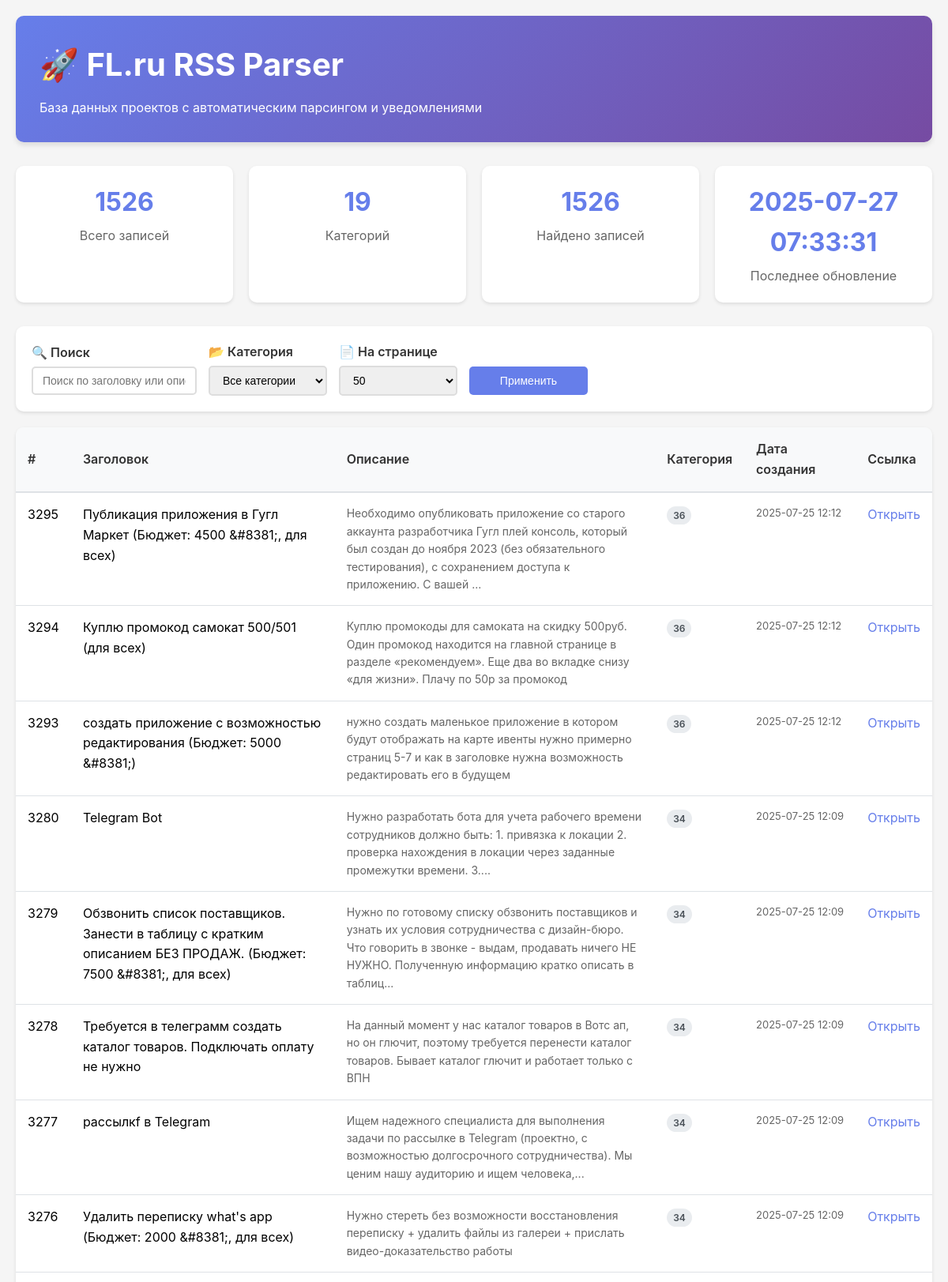
/?page=3&category=all&search=&per_page=50 (upper part), run on the app's committed database.
### tables this page shows
CREATE TABLE rss_items (
                    id INTEGER PRIMARY KEY AUTOINCREMENT,
                    title TEXT NOT NULL,
                    description TEXT,
                    link TEXT UNIQUE NOT NULL,
                    pub_date TEXT,
                    category INTEGER,
                    created_at TIMESTAMP DEFAULT CURRENT_TIMESTAMP,
                    updated_at TIMESTAMP DEFAULT CURRENT_TIMESTAMP
                );

### viewdatabase.py (the view)
@app.route('/')
def index():
    page = int(request.args.get('page', 1))
    per_page = int(request.args.get('per_page', 50))
    category = request.args.get('category', 'all')
    search = request.args.get('search', '')
    items = web_interface.get_items(page, per_page, category, search)
    total_count = web_interface.get_total_count(category, search)
    categories = web_interface.get_categories()
    statistics = web_interface.get_statistics()
    total_pages = (total_count + per_page - 1) // per_page
    return render_template('index.html',
                         items=items,
                         page=page,
                         per_page=per_page,
                         total_pages=total_pages,
                         total_count=total_count,
                         category=category,
                         search=search,
                         categories=categories,
                         statistics=statistics)

### viewdatabase.py (called while the page is built)
    def get_total_count(self, category=None, search=None):
        query = "SELECT COUNT(*) FROM rss_items WHERE 1=1"
        params = []
        if category and category != 'all':
            query += " AND category = ?"
            params.append(category)
        if search:
            query += " AND (title LIKE ? OR description LIKE ?)"
            params.append(f"%{search}%")
            params.append(f"%{search}%")
        try:
            conn = sqlite3.connect(self.db.db_path)
            cursor = conn.cursor()
            cursor.execute(query, params)
            count = cursor.fetchone()[0]
            conn.close()
            return count
        except Exception as e:
            print(f"Ошибка при подсчете записей: {e}")
            return 0

    def get_categories(self):
        try:
            conn = sqlite3.connect(self.db.db_path)
            cursor = conn.cursor()
            cursor.execute("SELECT DISTINCT category FROM rss_items ORDER BY category")
            categories = [row[0] for row in cursor.fetchall()]
            conn.close()
            return categories
        except Exception as e:
            print(f"Ошибка при получении категорий: {e}")
            return []

### templates/index.html (shortened to what this page needs)
<!DOCTYPE html>
<html lang="ru">
<head>
</head>
<body>
    <div class="container">
        <div class="header">
            <h1>🚀 FL.ru RSS Parser</h1>
            <p>База данных проектов с автоматическим парсингом и уведомлениями</p>
        </div>
        <div class="stats-grid">
            <div class="stat-card">
                <div class="stat-number">{{ statistics.total_items or 0 }}</div>
                <div class="stat-label">Всего записей</div>
            </div>
            <div class="stat-card">
                <div class="stat-number">{{ categories|length }}</div>
                <div class="stat-label">Категорий</div>
            </div>
            <div class="stat-card">
                <div class="stat-number">{{ total_count }}</div>
                <div class="stat-label">Найдено записей</div>
            </div>
            <div class="stat-card">
                <div class="stat-number">{{ statistics.last_update or 'Никогда' }}</div>
                <div class="stat-label">Последнее обновление</div>
            </div>
        </div>
        <div class="filters">
            <form method="GET" class="filters-row">
                <div class="filter-group">
                    <label for="search">🔍 Поиск</label>
                    <input type="text" id="search" name="search" value="{{ search }}"
                           placeholder="Поиск по заголовку или описанию...">
                </div>
                <div class="filter-group">
                    <label for="category">📂 Категория</label>
                    <select id="category" name="category">
                        <option value="all" {% if category == 'all' %}selected{% endif %}>Все категории</option>
                    </select>
                </div>
                <div class="filter-group">
                    <label for="per_page">📄 На странице</label>
                    <select id="per_page" name="per_page">
                        <option value="50" {% if per_page == 50 %}selected{% endif %}>50</option>
                    </select>
                </div>
                <div class="filter-group">
                    <label>&nbsp;</label>
                    <button type="submit" class="btn">Применить</button>
                </div>
            </form>
        </div>
        <div class="table-container">
            <table>
                <thead>
                    <tr>
                        <th style="width: 50px;">#</th>
                        <th style="width: 30%;">Заголовок</th>
                        <th style="width: 35%;">Описание</th>
                        <th style="width: 80px;">Категория</th>
                        <th style="width: 120px;">Дата создания</th>
                        <th style="width: 100px;">Ссылка</th>
                    </tr>
                </thead>
                <tbody>
                    {% for item in items %}
                    <tr>
                        <td>{{ item.id }}</td>
                        <td class="title-cell" onclick="showModal({{ item.id }})">
                            {{ item.title }}
                        </td>
                        <td class="description-cell">
                            {{ item.description }}
                        </td>
                        <td>
                            <span class="category-badge {% if item.category == 5 %}category-5{% endif %}">
                                {{ item.category }}
                            </span>
                        </td>
                        <td class="date-cell">
                            {{ item.created_at[:16] if item.created_at else 'N/A' }}
                        </td>
                        <td class="link-cell">
                            <a href="{{ item.link }}" target="_blank">Открыть</a>
                        </td>
                    </tr>
                    {% else %}
                    <tr>
                        <td colspan="6" style="text-align: center; padding: 40px; color: #666;">
                            📭 Данные отсутствуют. Запустите парсер для загрузки проектов.
                        </td>
                    </tr>
                    {% endfor %}
                </tbody>
            </table>
        </div>
    </div>
</body>
</html>

### templates/index.html (style rules this page uses)
* { margin: 0; padding: 0; box-sizing: border-box; }
body { font-family: -apple-system, BlinkMacSystemFont, 'Segoe UI', Roboto, sans-serif; background-color: #f5f5f5; line-height: 1.6; }
.container { max-width: 1400px; margin: 0 auto; padding: 20px; }
.header { background: linear-gradient(135deg, #667eea 0%, #764ba2 100%); color: white; padding: 30px; border-radius: 10px; margin-bottom: 30px; box-shadow: 0 4px 6px rgba(0,0,0,0.1); }
.header h1 { font-size: 2.5em; margin-bottom: 10px; }
.stats-grid { display: grid; grid-template-columns: repeat(auto-fit, minmax(250px, 1fr)); gap: 20px; margin-bottom: 30px; }
.stat-card { background: white; padding: 20px; border-radius: 10px; box-shadow: 0 2px 4px rgba(0,0,0,0.1); text-align: center; }
.stat-number { font-size: 2em; font-weight: bold; color: #667eea; }
.stat-label { color: #666; margin-top: 5px; }
.filters { background: white; padding: 20px; border-radius: 10px; margin-bottom: 20px; box-shadow: 0 2px 4px rgba(0,0,0,0.1); }
.filters-row { display: flex; gap: 15px; flex-wrap: wrap; align-items: center; }
.filter-group { display: flex; flex-direction: column; min-width: 150px; }
.filter-group label { font-weight: 600; margin-bottom: 5px; color: #333; }
.filter-group input, .filter-group select { padding: 8px 12px; border: 2px solid #ddd; border-radius: 5px; font-size: 14px; }
.btn { background: #667eea; color: white; border: none; padding: 10px 20px; border-radius: 5px; cursor: pointer; font-size: 14px; transition: background 0.3s; }
.table-container { background: white; border-radius: 10px; overflow: hidden; box-shadow: 0 2px 4px rgba(0,0,0,0.1); }
table { width: 100%; border-collapse: collapse; }
th { background: #f8f9fa; padding: 15px; text-align: left; font-weight: 600; color: #333; border-bottom: 2px solid #dee2e6; }
td { padding: 15px; border-bottom: 1px solid #dee2e6; vertical-align: top; }
.category-badge { background: #e9ecef; color: #495057; padding: 4px 8px; border-radius: 15px; font-size: 12px; font-weight: 600; }
.title-cell { max-width: 300px; cursor: pointer; }
.description-cell { max-width: 400px; color: #666; font-size: 14px; }
.date-cell { white-space: nowrap; font-size: 13px; color: #666; }
.link-cell a { color: #667eea; text-decoration: none; }

### data on the page
rss_items: id "3295", title "Публикация приложения в Гугл Маркет (Бюджет: 4500 &#8381;, для всех)", description "Необходимо опубликовать приложение со старого аккаунта разработчика Гугл плей консоль, который был создан до ноября 2023 (без обязательного тестирования), с сохранением доступа к приложению. С вашей ...", category "36", created_at "2025-07-25 12:12"
rss_items: id "3294", title "Куплю промокод самокат 500/501 (для всех)", description "Куплю промокоды для самоката на скидку 500руб. Один промокод находится на главной странице в разделе «рекомендуем». Еще два во вкладке снизу «для жизни». Плачу по 50р за промокод", category "36", created_at "2025-07-25 12:12"
rss_items: id "3293", title "создать приложение с возможностью редактирования (Бюджет: 5000 &#8381;)", description "нужно создать маленькое приложение в котором будут отображать на карте ивенты нужно примерно страниц 5-7 и как в заголовке нужна возможность редактировать его в будущем", category "36", created_at "2025-07-25 12:12"
rss_items: id "3280", title "Telegram Bot", description "Нужно разработать бота для учета рабочего времени сотрудников должно быть: 1. привязка к локации 2. проверка нахождения в локации через заданные промежутки времени. 3....", category "34", created_at "2025-07-25 12:09"
rss_items: id "3279", title "Обзвонить список поставщиков. Занести в таблицу с кратким описанием БЕЗ ПРОДАЖ. (Бюджет: 7500 &#8381;, для всех)", description "Нужно по готовому списку обзвонить поставщиков и узнать их условия сотрудничества с дизайн-бюро. Что говорить в звонке - выдам, продавать ничего НЕ НУЖНО. Полученную информацию кратко описать в таблиц...", category "34", created_at "2025-07-25 12:09"
rss_items: id "3278", title "Требуется в телеграмм создать каталог товаров. Подключать оплату не нужно", description "На данный момент у нас каталог товаров в Вотс ап, но он глючит, поэтому требуется перенести каталог товаров. Бывает каталог глючит и работает только с ВПН", category "34", created_at "2025-07-25 12:09"
rss_items: id "3277", title "рассылкf в Telegram", description "Ищем надежного специалиста для выполнения задачи по рассылке в Telegram (проектно, с возможностью долгосрочного сотрудничества). Мы ценим нашу аудиторию и ищем человека,...", category "34", created_at "2025-07-25 12:09"
rss_items: id "3276", title "Удалить переписку what's app (Бюджет: 2000 &#8381;, для всех)", description "Нужно стереть без возможности восстановления переписку + удалить файлы из галереи + прислать видео-доказательство работы", category "34", created_at "2025-07-25 12:09"

### other printed values
{{ statistics.total_items or 0 }} "1526"
{{ categories|length }} "19"
{{ total_count }} "1526"
{{ statistics.last_update or 'Никогда' }} "2025-07-27 07:33:31"
